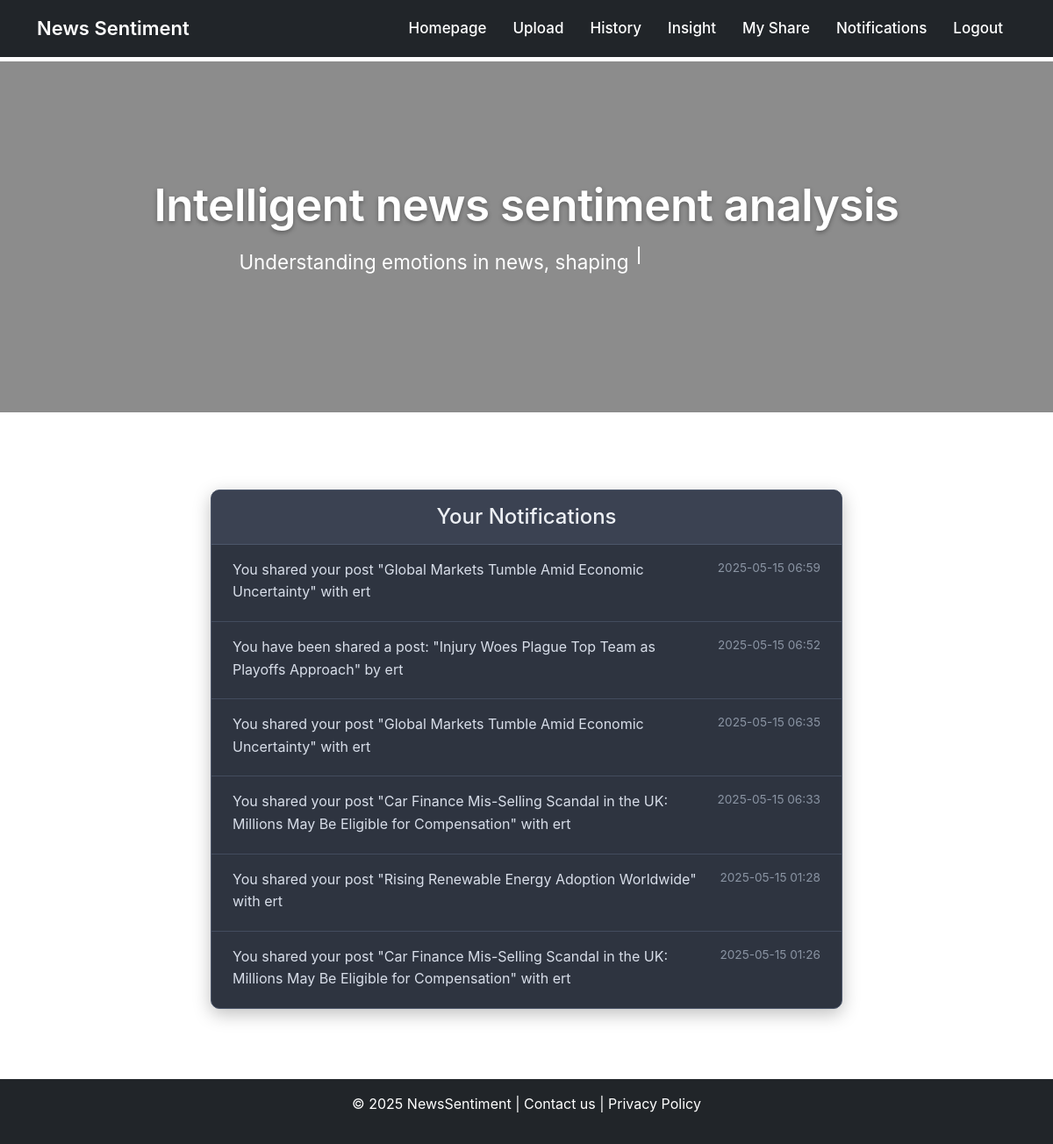
The page /notifications/notifications (signed in) on the database as committed earlier.
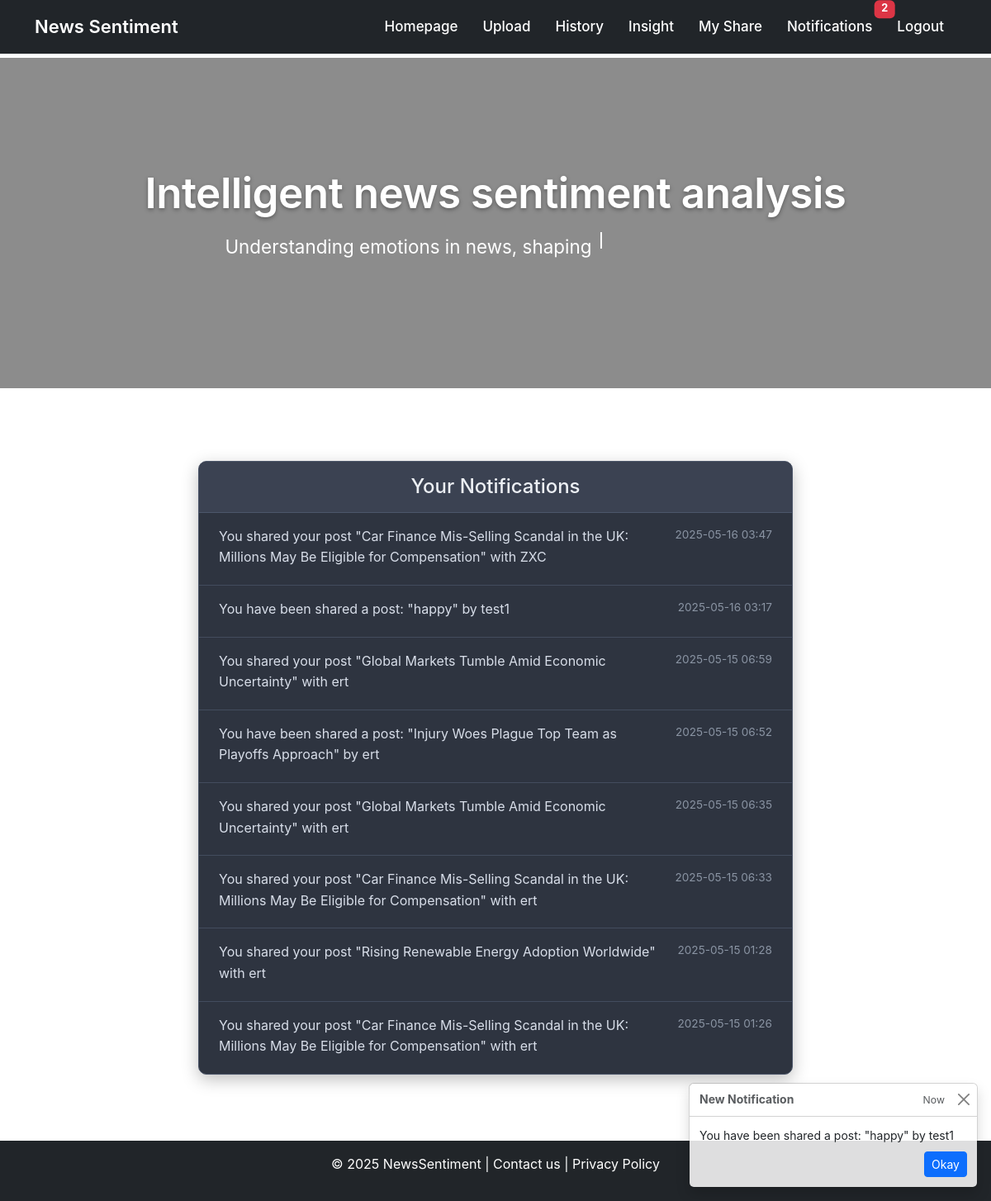
The same page on the database as committed later.
### app/models.py (models this page shows, shortened)
class Notification(db.Model):
    id = db.Column(db.Integer, primary_key=True)
    user_id = db.Column(db.Integer, db.ForeignKey('user.id'), index=True)
    message = db.Column(db.String(256))
    timestamp = db.Column(db.DateTime, default=datetime.utcnow)
    is_read = db.Column(db.Boolean, default=False)
    user = db.relationship('User', backref='notifications')

### app/routes/notification_routes.py (the view)
@notify_bp.route("/notifications")
@login_required
def notifications():
    notifications = Notification.query.filter_by(user_id=current_user.id).order_by(Notification.timestamp.desc()).all()
    return render_template("notifications.html", notifications=notifications)

### app/models.py (called while the page is built)
@login.user_loader
def load_user(id):
    return db.session.get(User, int(id))

### app/templates/notifications.html (shortened to what this page needs)
{% extends "base.html" %}
{% block content %}
<div class="container mt-5 mb-5">
    <div class="row justify-content-center">
        <div class="col-md-10 col-lg-8">
            <div class="card notifications-card">
                <div class="card-header notifications-card-header text-center">
                    <h2 class="mb-0">Your Notifications</h2>
                </div>
                <div class="card-body p-0">
                    {% if notifications %}
                        <ul class="list-group list-group-flush">
                            {% for notif in notifications %}
                            <li class="list-group-item notification-item {% if not notif.is_read %}notification-item-unread{% endif %}">
                                <div class="d-flex w-100 justify-content-between">
                                    <p class="mb-1 notification-message">{{ notif.message }}</p>
                                    <small class="notification-timestamp">{{ notif.timestamp.strftime('%Y-%m-%d %H:%M') }}</small>
                                </div>
                            </li>
                            {% endfor %}
                        </ul>
                    {% else %}
                        <div class="text-center p-4 no-notifications-message">
                            <p class="mb-0">You have no new notifications.</p>
                        </div>
                    {% endif %}
                </div>
            </div>
        </div>
    </div>
</div>
{% endblock %}

### app/templates/base.html (shortened to what the changed rows need)
<!doctype html>
<html lang="en" class="h-100">
<head>
    <link href="https://cdn.jsdelivr.net/npm/bootstrap@5.3.2/dist/css/bootstrap.min.css" rel="stylesheet">
    <link rel="stylesheet" href="{{ url_for('static', filename='css/homepage.css') }}">
<body>
    <nav class="navbar navbar-expand-lg navbar-dark bg-dark fixed-top">
        <div class="container">
            <div class="collapse navbar-collapse" id="navbarNav">
                <ul class="navbar-nav ms-auto">
                    {% if current_user.is_authenticated %}
                    <li class="nav-item position-relative">
                        <a class="nav-link text-white" href="{{ url_for('notify.notifications') }}">
                            Notifications
                            {% set unread_count = current_user.notifications|selectattr('is_read', 'equalto',
                            False)|list|length %}
                            {% if unread_count > 0 %}
                            <span class="badge bg-danger position-absolute top-0 start-100 translate-middle">
                                {{ unread_count }}
                            </span>
                            {% endif %}
                        </a>
                    </li>
                    {% endif %}
                </ul>
            </div>
        </div>
    </nav>
    <section class="hero-section">
        <div class="hero-overlay">
            <div class="hero-content">
                <h1>Intelligent news sentiment analysis</h1>
            </div>
        </div>
    </section>
    <div class="container mt-4">
        {% block content %}{% endblock %}
    </div>
    {% if current_user.is_authenticated %}
    {% set unread_message = current_user.notifications|selectattr('is_read', 'equalto',
    False)|map(attribute='message')|list|first %}
    {% if unread_message %}
    <div aria-live="polite" aria-atomic="true" class="position-fixed bottom-0 end-0 p-3" style="z-index: 1080;">
        <div id="notificationToast" class="toast" role="alert" aria-live="assertive" aria-atomic="true">
            <div class="toast-header">
                <strong class="me-auto">New Notification</strong>
                <small>Now</small>
                <button type="button" class="btn-close" data-bs-dismiss="toast" aria-label="Close"></button>
            </div>
            <div class="toast-body">
                {{ unread_message }}
                <div class="mt-2 text-end">
                    <a href="{{ url_for('notify.mark_notification_read_and_redirect', next=request.full_path) }}"
                        class="btn btn-sm btn-primary">Okay</a>
                </div>
            </div>
        </div>
    </div>
    {% endif %}
    {% endif %}
</body>
</html>

Rows that differ between the two databases and show on the page:
added Notification: message "You shared your post \"Car Finance Mis-Selling Scandal in the UK: Millions May Be Eligible for Compensation\" with ZXC", timestamp "2025-05-16 03:47"
added Notification: message "You have been shared a post: \"happy\" by test1", timestamp "2025-05-16 03:17"
Other text that changed with them:
{{ unread_count }}: (not shown) → "2"
text now shown: "New Notification Now Okay"
